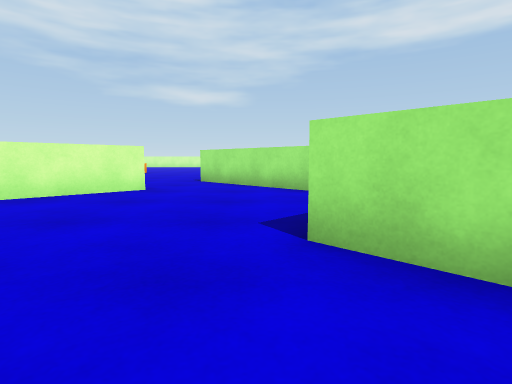
View 1 (above)

21 first-person views from a walk through a 3-D level made in the Unity game engine. The camera is 0.68 m above the floor, tilts 6° down and sees 80° across. The floor is counted in squares, 1 m on a side. Each view is taken from the middle of a square. On the plan, view 1 faces up. The plan holds only what a view shows up to about 10 squares ahead; the rest is blank. The place goes on beyond the plan. The player is left out.

View 2
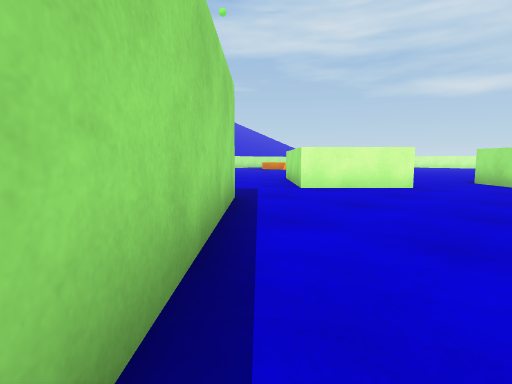

View 3
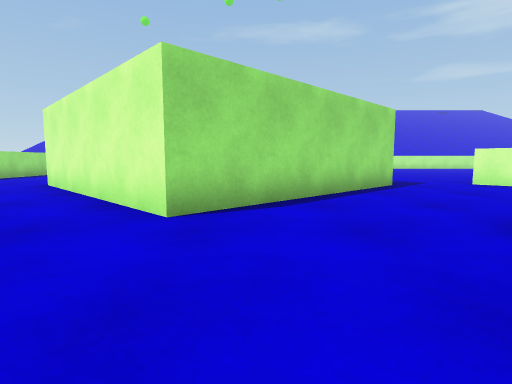

View 4
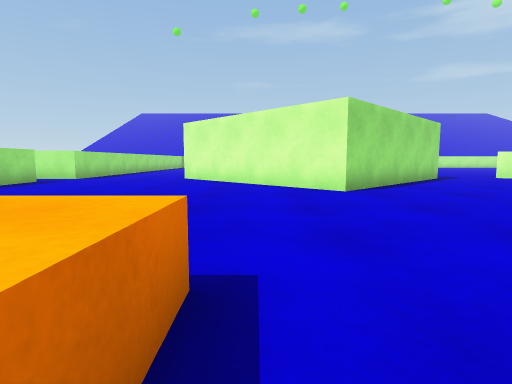

View 5
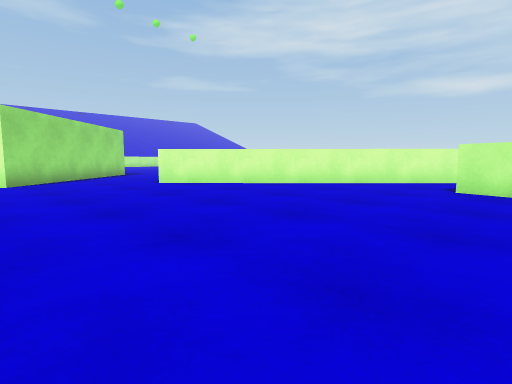

View 6
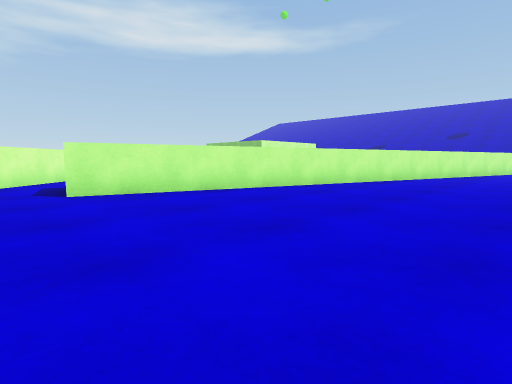

View 7
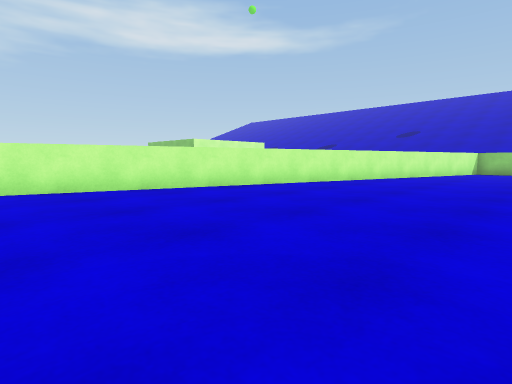

View 8
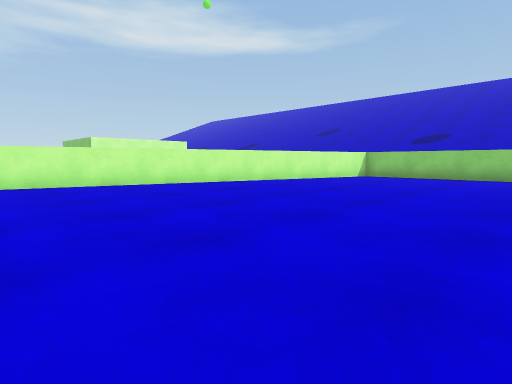

View 9
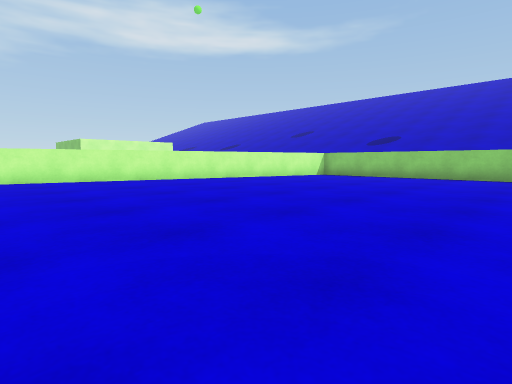

View 10
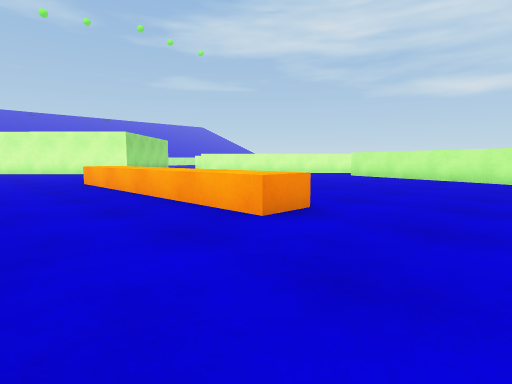

View 11
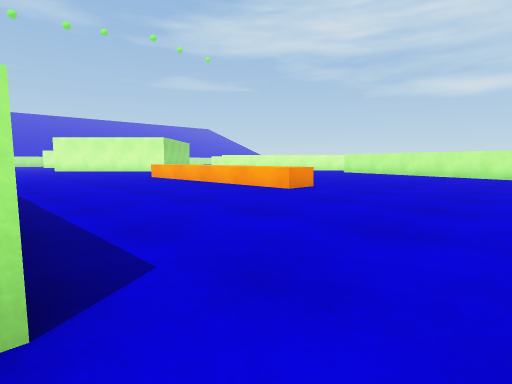

View 12
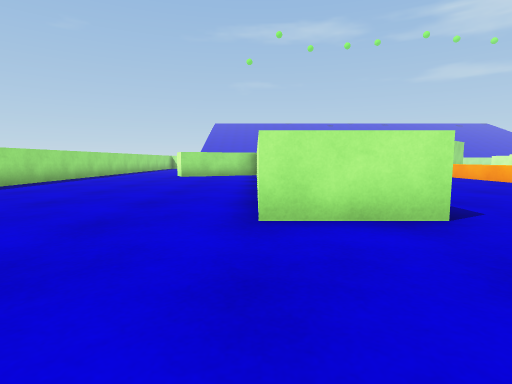

View 13
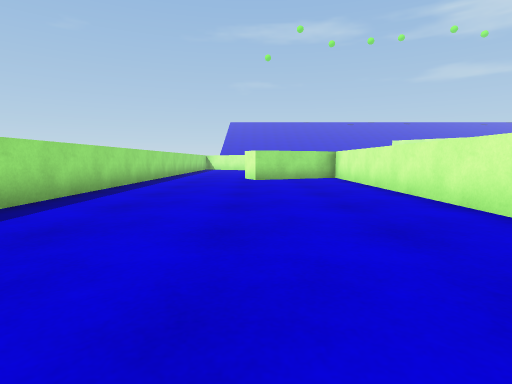

View 14
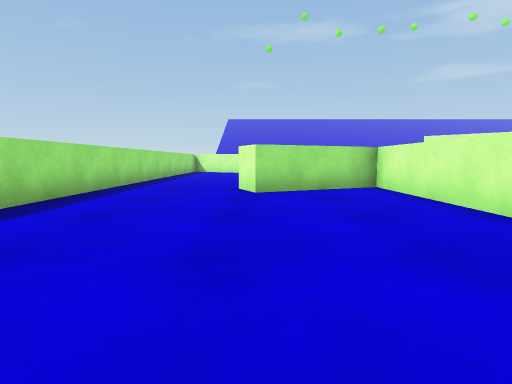

View 15
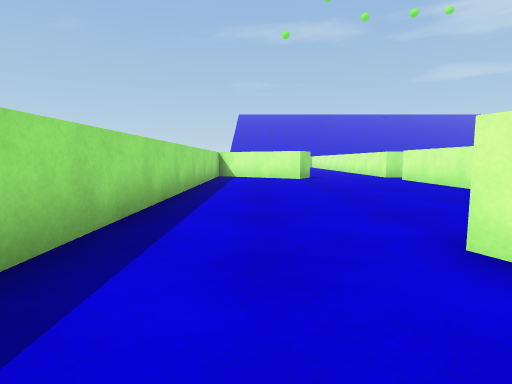

View 16
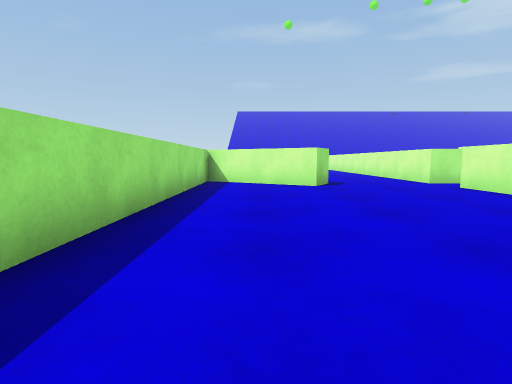

View 17
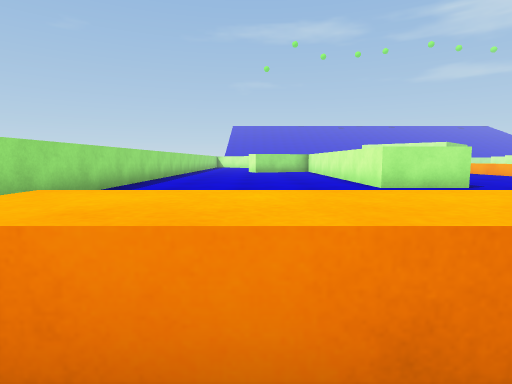

View 18
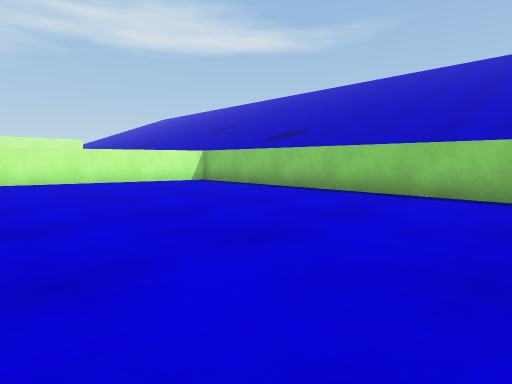

View 19
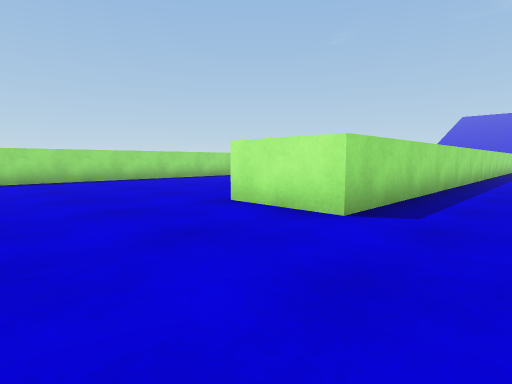

View 20
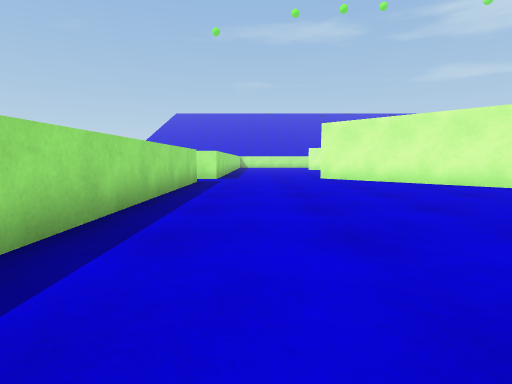

View 21
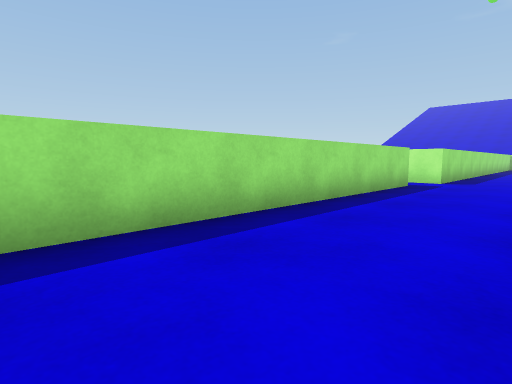

### Floor plan
Points are (right, up) in squares from view 1. A wall is a line through its corners. A room is listed if a view was taken in it or the views show most of it. See-through windows are left out.
Room 1 (views 1, 2)
walls: (-2.5, 7) (-4.5, 5) (-6.4, 7); (-4.3, 2.7) (0.4, -2.1); (1.2, 6.7) (-1.8, 9.8); (1.6, 1.3) (0.4, 2.6)
ways out: opening at (0, 0) to room 2
Room 2 (views 3, 4, 5, 6, 7, 8, 9, 10, 11, 12, 13, 14, 15, 16, 17, 18, 19, 20, 21)
walls: (0.9, -13) (-2.5, -13); (0.4, -2.1) (-4.2, -6.6); (28.2, -9.5) (28.2, -1.9); (-2.5, -10.8) (15.6, -10.8) (15.6, -13) (5.3, -13) (6.7, -16) (5.7, -16.4); (27.3, -1) (8.4, 4.4); (-3.8, -12) (-3.8, -13); (8.2, 7.7) (1.6, 1.3); (-3.9, -15.8) (-2.9, -16.4) (-4.8, -19.6) (18.9, -19.6); (-5.9, -10.4) (-3.8, -10.4) (-3.8, -11.4)
low walls: (12.5, -4.2) (12.5, -5.3) (5.4, -5.3); (5.4, -4.3) (6.6, -4.3); (22.2, -15.2) (22.2, -16.8)
ways out: opening at (0, 0) to room 1; opening at (-4, -14.5); opening at (9, 7)

Where each view was taken, in squares from view 1:
view 1: 0 up, 0 right, facing up
view 2: 1 down, 0 right, facing up-left
view 3: 1 down, 4 right, facing left
view 4: 4 down, 7 right, facing left
view 5: 3 down, 10 right, facing up-left
view 6: 2 down, 7 right, facing up-right
view 7: 4 down, 11 right, facing up-right
view 8: 7 down, 16 right, facing up-right
view 9: 9 down, 16 right, facing up-right
view 10: 8 down, 15 right, facing up-left
view 11: 11 down, 17 right, facing up-left
view 12: 13 down, 19 right, facing left
view 13: 16 down, 17 right, facing left
view 14: 16 down, 13 right, facing left
view 15: 18 down, 8 right, facing left
view 16: 18 down, 5 right, facing left
view 17: 16 down, 23 right, facing left
view 18: 10 down, 22 right, facing up-right
view 19: 9 down, 19 right, facing down-left
view 20: 9 down, 7 right, facing left
view 21: 8 down, 6 right, facing down-left
